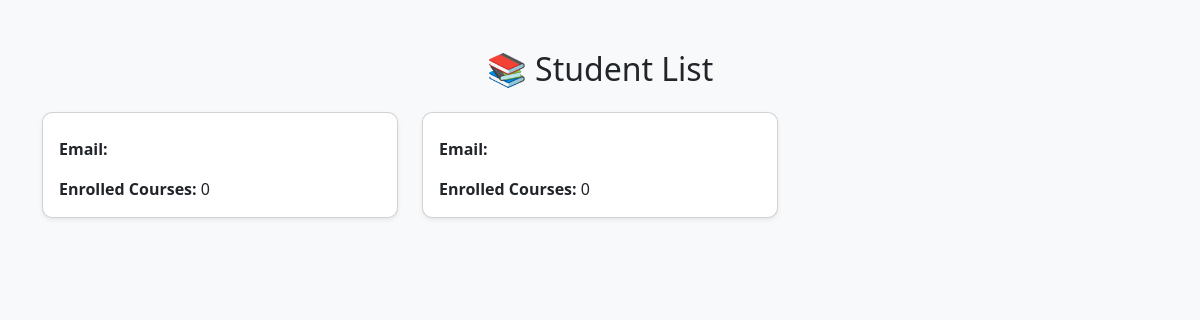
The app's page /users/student_list/, older data.
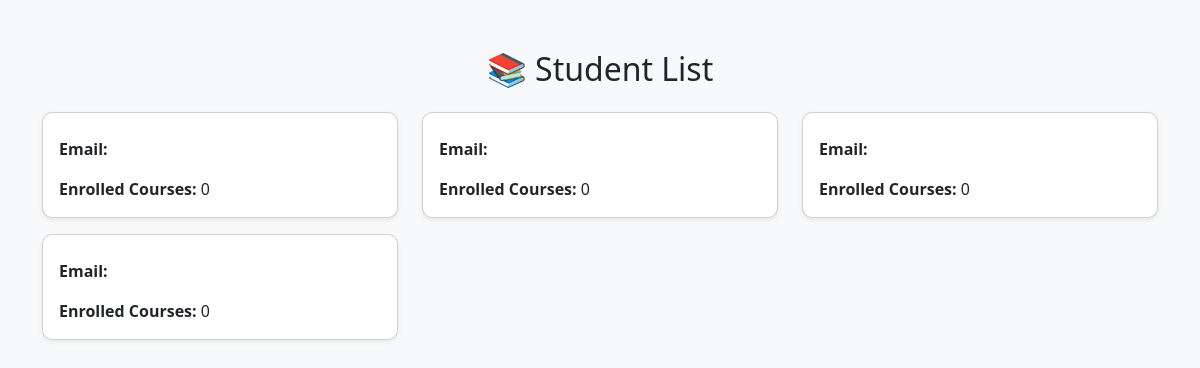
The same page, newer data.
### users/models.py (models this page shows, shortened)
class Student(models.Model):
    GENDER_CHOICES = [
        ("male", "Male"),
        ("female", "Female"),
        ("other", "Other"),
    ]
    user = models.OneToOneField(settings.AUTH_USER_MODEL, on_delete=models.CASCADE)
    gender = models.CharField(max_length=10, choices=GENDER_CHOICES, default="male")
    date_of_birth = models.DateField(null=True, blank=True)
    phone_number = models.CharField(max_length=15, blank=True)
    address = models.TextField(blank=True)
    photo = models.ImageField(upload_to="student_photos/", null=True, blank=True)

### users/views.py (the view)
# urls.py: path("student_list/", student_list, name="student_list"),
def student_list(request):
    students = Student.objects.all()  # Fetch all students
    return render(request, "users/student_list.html", {"students": students})

### users/templates/users/student_list.html (shortened to what this page needs)
<!DOCTYPE html>
<html lang="en">
<head>
    <link href="https://cdn.jsdelivr.net/npm/bootstrap@5.3.0/dist/css/bootstrap.min.css" rel="stylesheet">
</head>
<body>
    <div class="container">
        <h2 class="text-center mb-4">📚 Student List</h2>
        <div class="row">
            {% for student in students %}
            <div class="col-md-4">
                <div class="card p-3 mb-3 shadow-sm">
                    <p class="card-text"><strong>Email:</strong> {{ student.email }}</p>
                    <p class="card-text"><strong>Enrolled Courses:</strong> {{ student.courses.count }}</p>
                </div>
            </div>
            {% empty %}
            <p class="text-center">No students found.</p>
            {% endfor %}
        </div>
    </div>
</body>
</html>

### users/templates/users/student_list.html (style rules this page uses)
body { background-color: #f8f9fa; }
.container { margin-top: 50px; }
.card { border-radius: 10px; transition: 0.3s; }

Row changes from the older to the newer data that the page shows:
added Student: courses.count "0"
added Student: courses.count "0"
